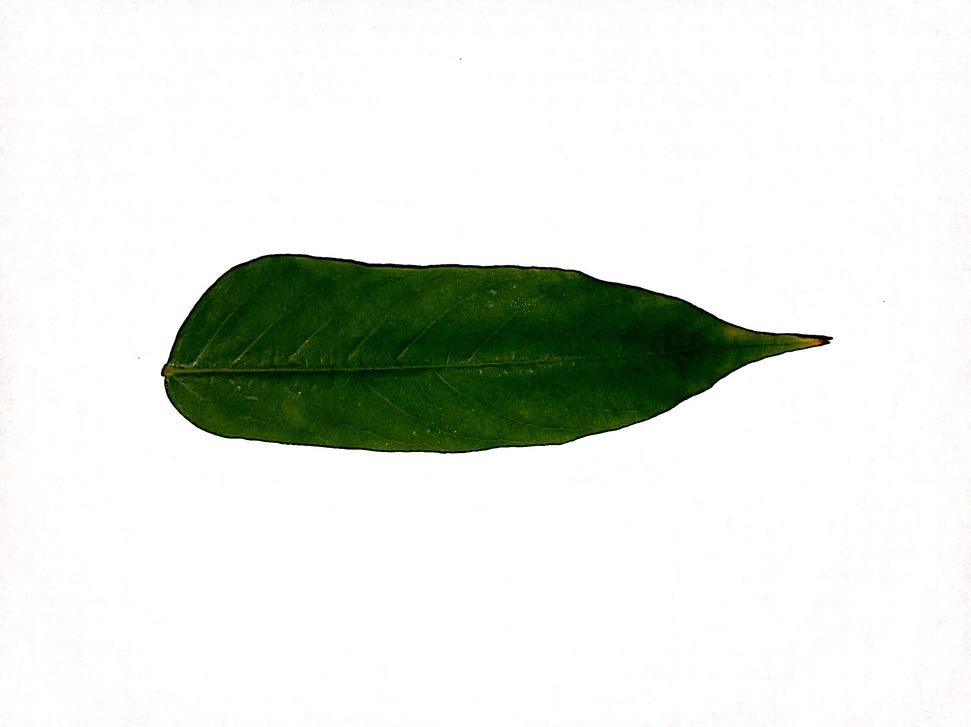
#> input picture image/051.JPG, 971 x 727 px, shrunk from 2560 x 1916 before the run, found by its file name
$ jupyter execute rotation.ipynb   (shell and % lines are left out)
#> lines starting #> are read from the running program, lines starting #| are printed output that depends on the picture
<a href="https://colab.research.google.com/github/arrifqimaulana/project/blob/master/image_fundamental/rotation.ipynb" target="_parent"></a>

[cell 1]
# import the necessary packages
import matplotlib.pyplot as plt
import argparse
import imutils
import cv2

[cell 2]
def plt_imshow(title, image):
    # convert the image frame BGR to RGB color space and display it
	image = cv2.cvtColor(image, cv2.COLOR_BGR2RGB)
	plt.imshow(image)
	plt.title(title)
	plt.grid(False)
	plt.show()

[cell 3]
args = {
    "image": "051.JPG"
}

[cell 4]
# load the image and show it
image = cv2.imread(args["image"])
#> image is the input picture: shape (727, 971, 3); mean B, G, R 221.5, 228, 223.3
plt_imshow("Original", image)

# grab the dimensions of the image and calculate the center of the
# image
(h, w) = image.shape[:2]
#> h = 727; w = 971
(cX, cY) = (w // 2, h // 2)
#> cX = 485; cY = 363

# rotate our image by 45 degrees around the center of the image
M = cv2.getRotationMatrix2D((cX, cY), 45, 1.0)
rotated = cv2.warpAffine(image, M, (w, h))
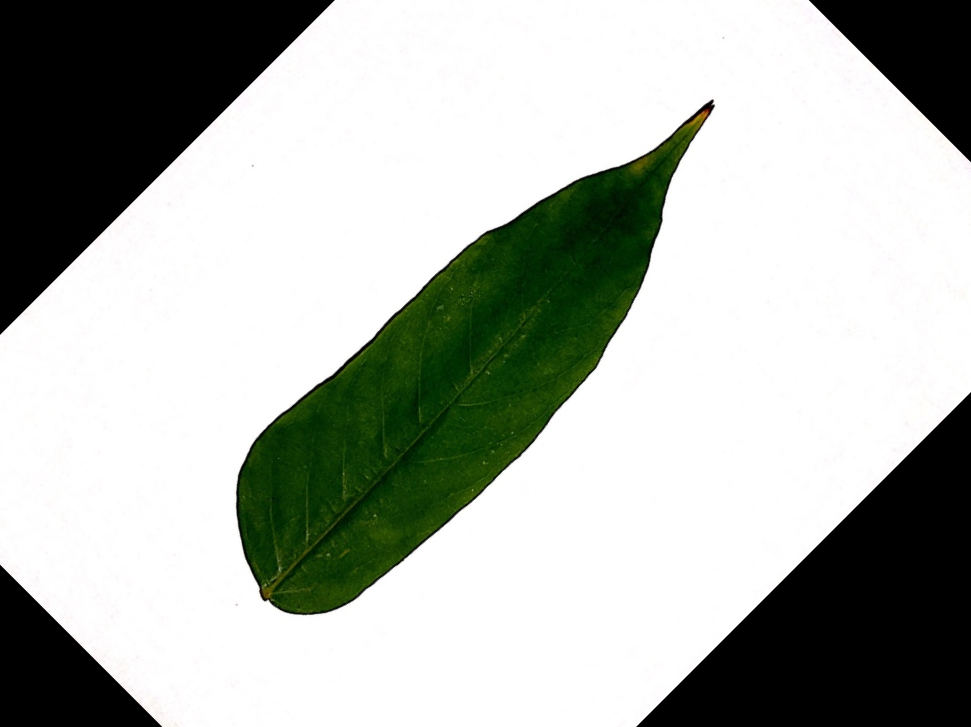
#> rotated: shape (727, 971, 3); mean B, G, R 171.7, 178.2, 173.4
plt_imshow("Rotated by 45 Degrees", rotated)

# rotate our image by -90 degrees around the image
M = cv2.getRotationMatrix2D((cX, cY), -90, 1.0)
rotated = cv2.warpAffine(image, M, (w, h))
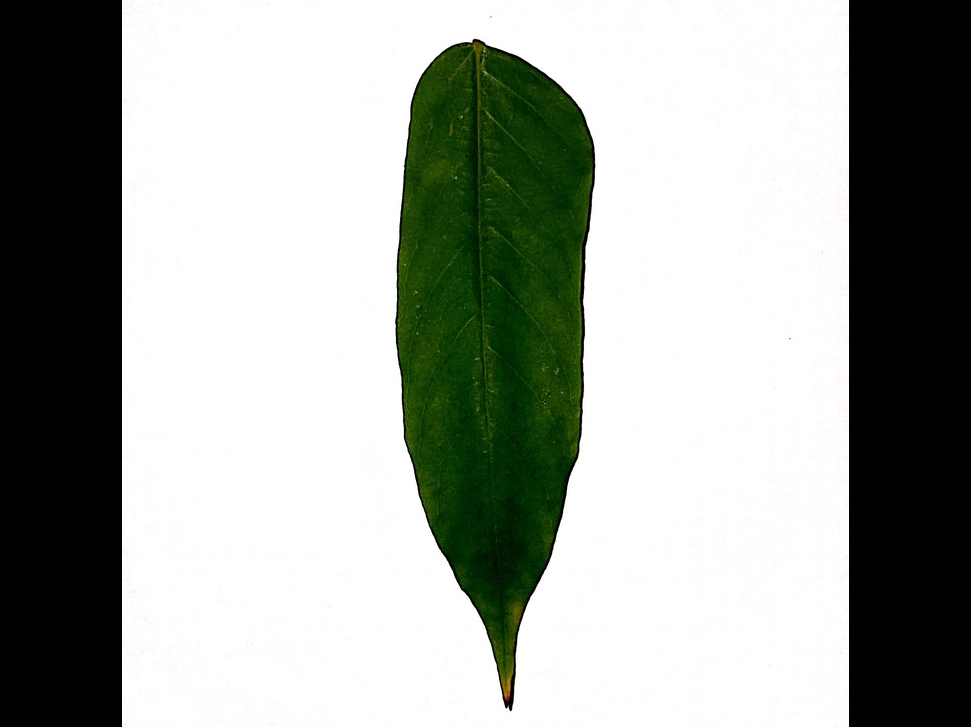
#> rotated: shape (727, 971, 3); mean B, G, R 157.7, 164.3, 159.4
plt_imshow("Rotated by -90 Degrees", rotated)

[cell 5]
# rotate our image around an arbitrary point rather than the center
M = cv2.getRotationMatrix2D((10, 10), 45, 1.0)
rotated = cv2.warpAffine(image, M, (w, h))
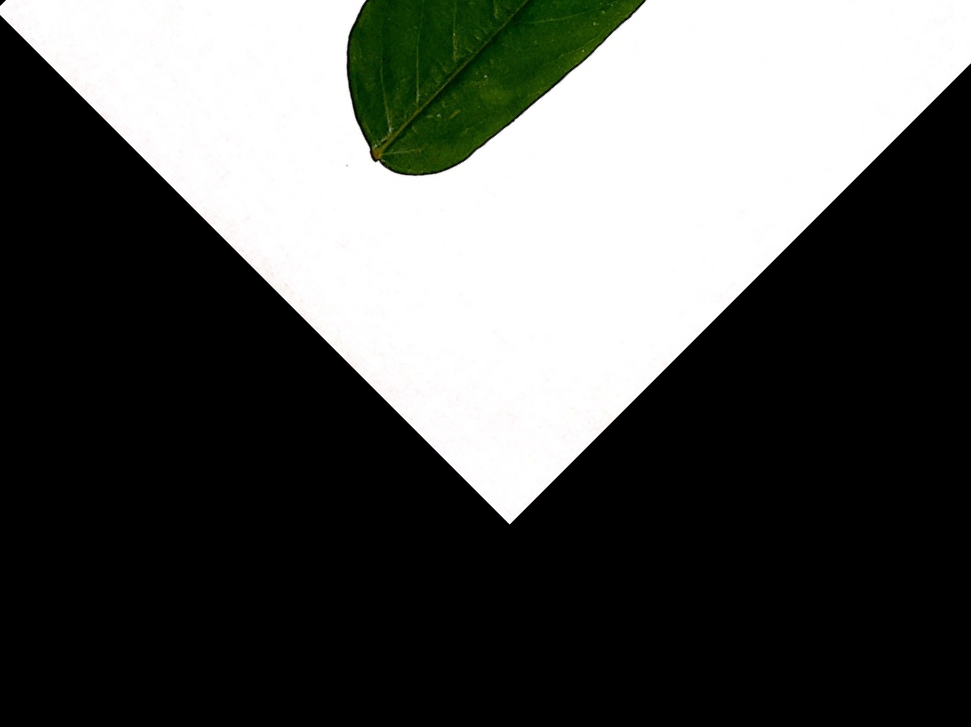
#> rotated: shape (727, 971, 3); mean B, G, R 86.4, 88.9, 87.2
plt_imshow("Rotated by Arbitrary Point", rotated)

[cell 6]
# use our imutils function to rotate an image 180 degrees
rotated = imutils.rotate(image, 180)
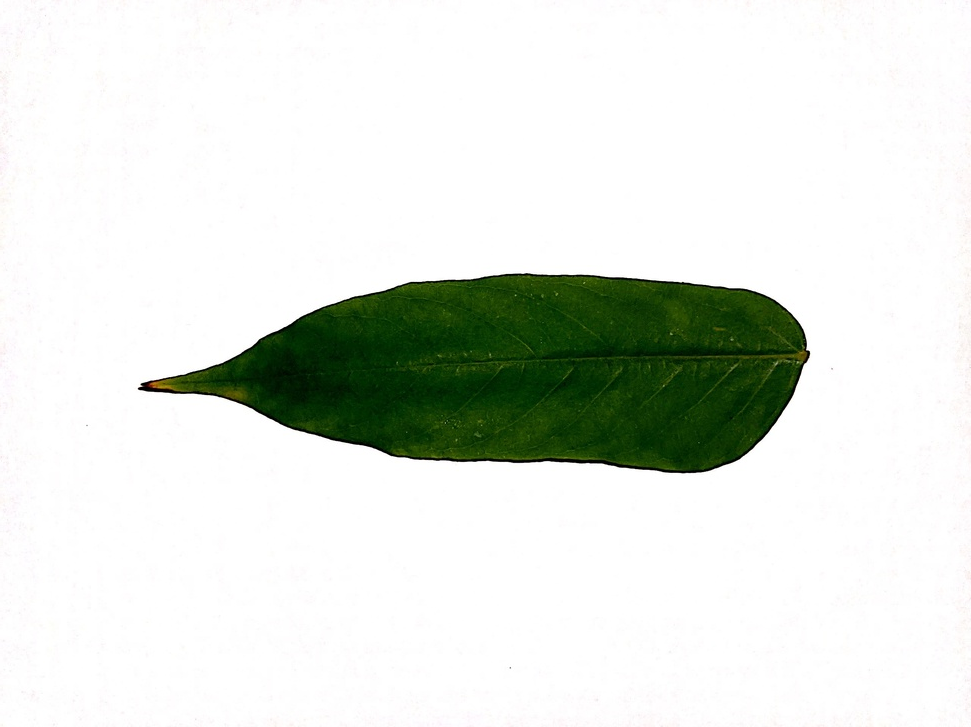
#> rotated: shape (727, 971, 3); mean B, G, R 221.5, 228, 223.3
plt_imshow("Rotated by 180 Degrees", rotated)

[cell 7]
# rotate our image by 33 degrees counterclockwise, ensuring the
# entire rotated image still views in the viewing area
rotated = imutils.rotate_bound(image, -33)
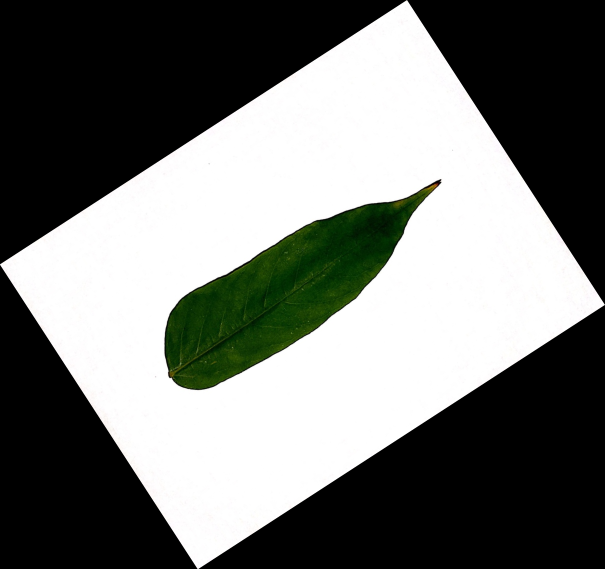
#> rotated: shape (1138, 1210, 3) (shown at 1/2 size); mean B, G, R 113.5, 116.9, 114.5
plt_imshow("Rotated Without Cropping", rotated)
